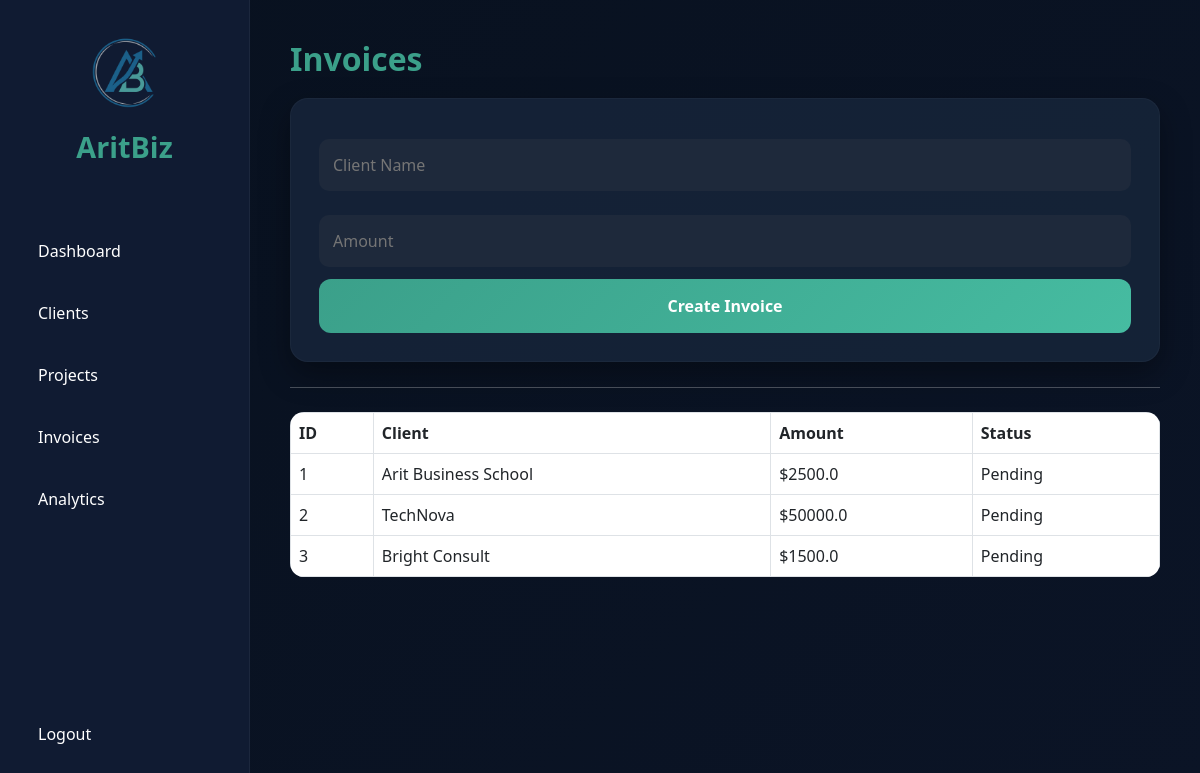
The app's page /invoices (signed in), older data.
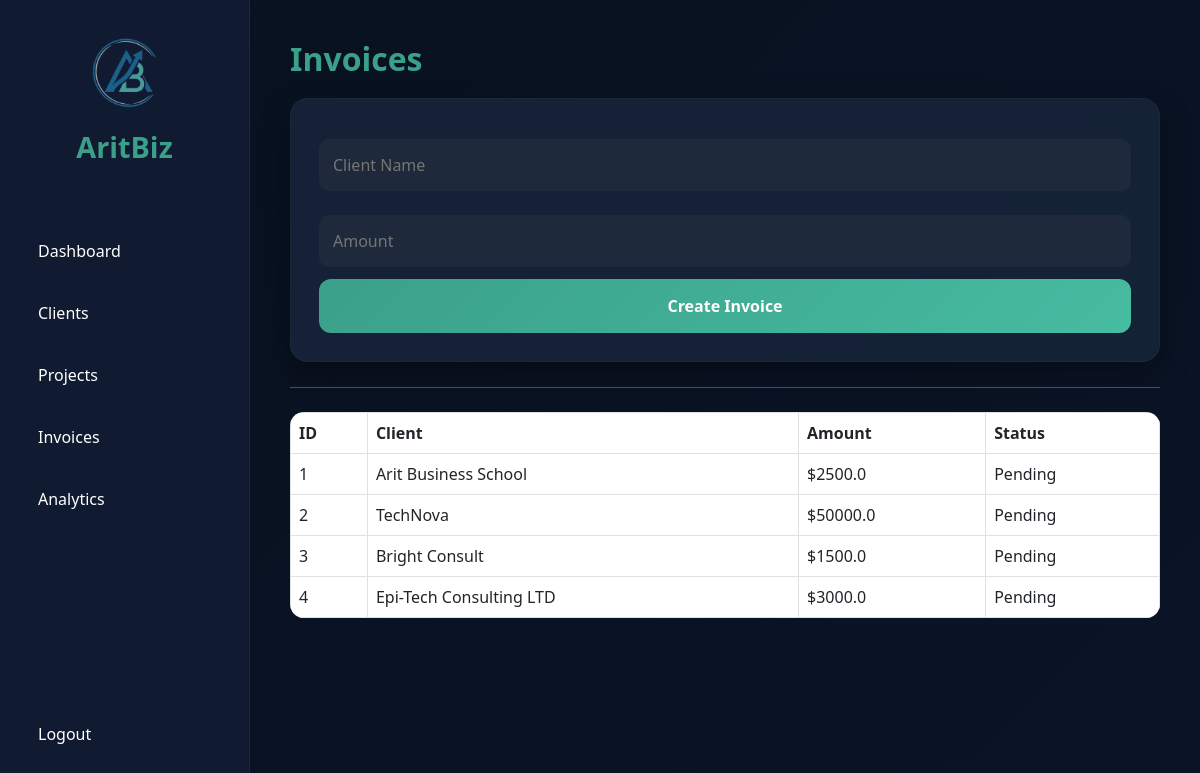
The same page, newer data.
### tables this page shows
CREATE TABLE invoices (
    id INTEGER PRIMARY KEY AUTOINCREMENT,
    client TEXT NOT NULL,
    amount REAL NOT NULL,
    status TEXT NOT NULL
, user_id INTEGER);

### app.py (the view, shortened to what this page needs)
@app.route("/invoices", methods=["GET", "POST"])
@login_required
def invoices():
    invoices = db.execute("SELECT * FROM invoices WHERE user_id = ?", session["user_id"])
    return render_template("invoices.html", invoices=invoices)

### app.py (called while the page is built)
def login_required(f):
    @wraps(f)
    def decorated_function(*args, **kwargs):
        if session.get("user_id") is None:
            return redirect("/login")
        return f(*args, **kwargs)
    return decorated_function

### templates/invoices.html
{% extends "layout.html" %} {% block body %}
<h1 class="page-title">Invoices</h1>
<form method="post">
  <input type="text" name="client" placeholder="Client Name" required />
  <input type="number" name="amount" placeholder="Amount" required />
  <button type="submit">Create Invoice</button>
</form>
<hr />
<table class="table table-bordered mt-4">
  <thead>
    <tr>
      <th>ID</th>
      <th>Client</th>
      <th>Amount</th>
      <th>Status</th>
    </tr>
  </thead>
  <tbody>
    {% for invoice in invoices %}
    <tr>
      <td>{{ invoice.id }}</td>
      <td>{{ invoice.client }}</td>
      <td>${{ invoice.amount }}</td>
      <td>{{ invoice.status }}</td>
    </tr>
    {% endfor %}
  </tbody>
</table>
{% endblock %}

### templates/layout.html (shortened to what this page needs)
<!doctype html>
<html lang="en">
  <head>
    <link
      href="https://cdn.jsdelivr.net/npm/bootstrap@5.3.0/dist/css/bootstrap.min.css"
      rel="stylesheet"
    />
    <link
      rel="stylesheet"
      href="{{ url_for('static', filename='styles.css') }}"
    />
  </head>
  <body>
    {% if request.path not in ['/', '/login', '/register'] %}
    <div class="sidebar">
      <div class="logo-section">
        <img
          src="{{ url_for('static', filename='aritbiz_logo.png') }}"
          class="sidebar-logo"
        />
        <h1 class="brand-name">AritBiz</h1>
      </div>
      <div class="nav-links">
        <a href="/" class="nav-link">Dashboard</a>
        <a href="/clients" class="nav-link">Clients</a>
        <a href="/projects" class="nav-link">Projects</a>
        <a href="/invoices" class="nav-link">Invoices</a>
        <a href="/analytics" class="nav-link">Analytics</a>
      </div>
      <div class="bottom-nav">
        <a href="/logout" class="nav-link">Logout</a>
      </div>
    </div>
    {% endif %}
    <div
      class="{% if request.path in ['/', '/login', '/register'] %}auth-page{% else %}main-content{% endif %}"
    >
      {% block body %}{% endblock %}
    </div>
  </body>
</html>

### static/styles.css (style rules this page uses)
:root { --sidebar-bg: #111d33; --main-bg: #0b1426; --brand-teal: #3ba08a; --text-gray: #9ca3af; --card-bg: #162338; }
* { margin: 0; padding: 0; box-sizing: border-box; }
body { background: linear-gradient(135deg, #08111f, #0b1426); color: white; font-family: "Segoe UI", Arial, sans-serif; }
.sidebar { width: 250px; height: 100vh; background: rgba(17, 29, 51, 0.96); backdrop-filter: blur(14px); position: fixed; top: 0; left: 0; padding: 30px 20px; display: flex; flex-direction: column; border-right: 1px solid rgba(255, 255, 255, 0.05); }
.logo-section { text-align: center; margin-bottom: 40px; }
.sidebar-logo { width: 90px; margin-bottom: 10px; }
.brand-name { color: var(--brand-teal); font-size: 1.8rem; font-weight: bold; }
.nav-links { display: flex; flex-direction: column; }
.bottom-nav { margin-top: auto; }
.nav-link { color: white !important; text-decoration: none; padding: 14px 18px; margin-bottom: 10px; border-radius: 12px; font-size: 1rem; transition: all 0.3s ease; }
.main-content { margin-left: 250px; padding: 40px; width: calc(100% - 250px); min-height: 100vh; }
.card, form, .dashboard-box { background: rgba(22, 35, 56, 0.95); padding: 28px; border-radius: 18px; margin-bottom: 25px; box-shadow: 0 12px 30px rgba(0, 0, 0, 0.35); border: 1px solid rgba(255, 255, 255, 0.03); }
h1, h2, h3 { color: var(--brand-teal); margin-bottom: 20px; }
.page-title { font-size: 2rem; font-weight: 700; }
input, select { width: 100%; padding: 14px; margin: 12px 0; border: none; border-radius: 10px; background: #1e293b; color: white; font-size: 1rem; }
button, .btn-auth { width: 100%; padding: 15px; background: linear-gradient(135deg, #3ba08a, #46bca1); border: none; border-radius: 12px; color: white; font-weight: bold; cursor: pointer; transition: all 0.3s ease; }
table { width: 100%; border-collapse: collapse; margin-top: 20px; background: var(--card-bg); border-radius: 14px; overflow: hidden; }
th, td { padding: 16px; text-align: left; }
th { background: #1e293b; color: var(--brand-teal); }
tr:nth-child(even) { background: rgba(255, 255, 255, 0.03); }

Row changes from the older to the newer data that the page shows:
added invoices: id "4", client "Epi-Tech Consulting LTD", amount "3000.0", status "Pending"
